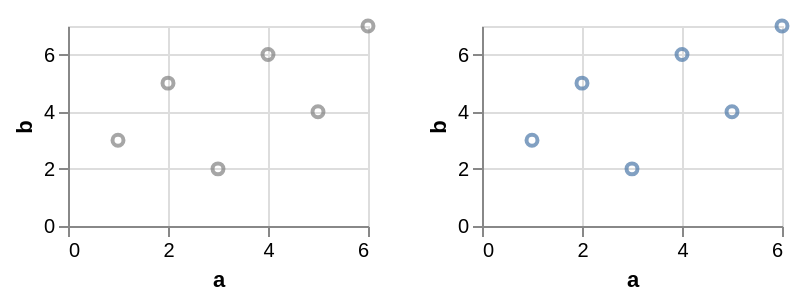

Source (Vega-Lite JSON):
### Vega-Lite specification from a JSON file in a GitHub repository (floating-point values rounded to 4 significant figures)
{"$schema": "https://vega.github.io/schema/vega-lite/v6.json", "data": {"values": [{"a": 1, "b": 3, "c": "x", "d": "2020-01-01"}, {"a": 2, "b": 5, "c": "y", "d": "2020-03-01"}, {"a": 3, "b": 2, "c": "x", "d": "2020-06-01"}, {"a": 4, "b": 6, "c": "z", "d": "2020-09-01"}, {"a": 5, "b": 4, "c": "y", "d": "2021-01-01"}, {"a": 6, "b": 7, "c": "z", "d": "2021-04-01"}]}, "hconcat": [{"width": 150, "height": 100, "mark": "point", "encoding": {"x": {"field": "a", "type": "quantitative"}, "y": {"field": "b", "type": "quantitative"}, "color": {"condition": {"param": "hover", "value": "firebrick", "empty": false}, "value": "gray"}}, "params": [{"name": "hover", "select": {"type": "point", "nearest": true, "on": "pointerover"}}]}, {"width": 150, "height": 100, "mark": "point", "encoding": {"x": {"field": "a", "type": "quantitative"}, "y": {"field": "b", "type": "quantitative"}}}]}
